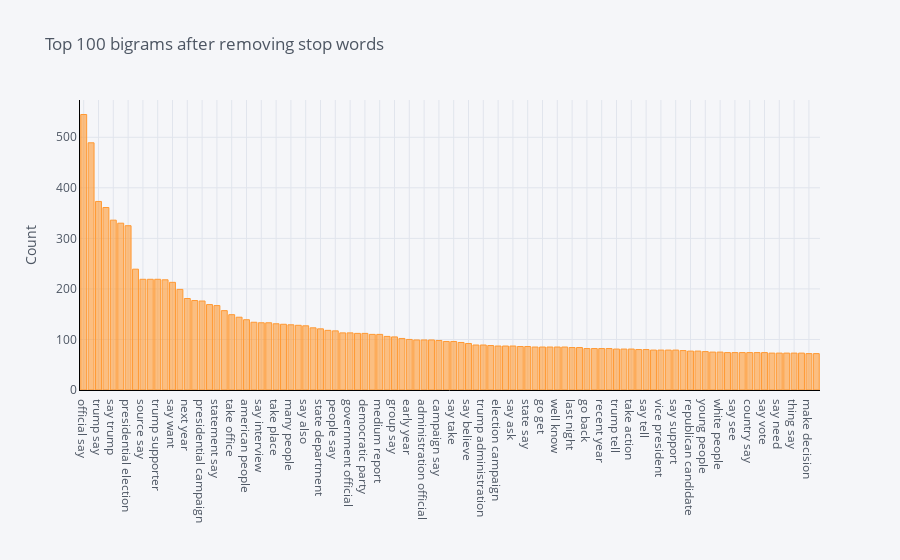

The code cell stored with this chart in its notebook:
### Code cell
plot_model(plot = 'bigram')

### Figure 1 — Plotly figure (JSON) as saved in the notebook; plotly's stock layout.template omitted (floating-point values rounded to 4 significant figures)
{"data": [{"marker": {"color": "rgba(255, 153, 51, 0.6)", "line": {"color": "rgba(255, 153, 51, 1.0)", "width": 1}}, "name": "count", "orientation": "v", "text": "", "type": "bar", "x": ["official say", "say statement", "trump say", "trump campaign", "say trump", "say say", "presidential election", "also say", "source say", "donald trump", "trump supporter", "spokesman say", "say want", "president trump", "next year", "first time", "presidential campaign", "federal government", "statement say", "secretary state", "take office", "say go", "american people", "trump make", "say interview", "say add", "take place", "say think", "many people", "next week", "say also", "police say", "state department", "make clear", "people say", "government say", "government official", "former president", "democratic party", "support trump", "medium report", "percent percent", "group say", "kill people", "early year", "report say", "administration official", "say people", "campaign say", "general election", "say take", "office say", "say believe", "trump also", "trump administration", "election trump", "election campaign", "say make", "say ask", "trump call", "state say", "trump take", "go get", "go say", "well know", "long time", "last night", "man woman", "go back", "say former", "recent year", "say government", "trump tell", "official tell", "take action", "last year", "say tell", "far right", "vice president", "president say", "say support", "call trump", "republican candidate", "president united_state", "young people", "trump tweet", "white people", "say plan", "say see", "trump tower", "country say", "win election", "say vote", "say hope", "say need", "political party", "thing say", "come back", "make decision", "say united_state"], "y": [545, 489, 373, 361, 336, 330, 325, 239, 219, 219, 219, 218, 213, 199, 181, 177, 176, 169, 167, 157, 149, 144, 139, 134, 133, 133, 131, 130, 129, 128, 127, 123, 121, 118, 117, 113, 113, 112, 112, 110, 110, 106, 105, 102, 100, 99, 99, 99, 98, 96, 96, 94, 92, 89, 89, 88, 87, 87, 87, 86, 86, 85, 85, 85, 85, 85, 84, 84, 82, 82, 82, 82, 81, 81, 81, 80, 80, 79, 79, 79, 79, 78, 77, 77, 76, 75, 75, 74, 74, 74, 74, 74, 74, 73, 73, 73, 73, 73, 72, 72]}], "layout": {"legend": {"bgcolor": "#F5F6F9", "font": {"color": "#4D5663"}}, "paper_bgcolor": "#F5F6F9", "plot_bgcolor": "#F5F6F9", "title": {"font": {"color": "#4D5663"}, "text": "Top 100 bigrams after removing stop words"}, "xaxis": {"gridcolor": "#E1E5ED", "linecolor": "black", "showgrid": true, "tickfont": {"color": "#4D5663"}, "title": {"font": {"color": "#4D5663"}, "text": ""}, "zerolinecolor": "#E1E5ED"}, "yaxis": {"gridcolor": "#E1E5ED", "linecolor": "black", "showgrid": true, "tickfont": {"color": "#4D5663"}, "title": {"font": {"color": "#4D5663"}, "text": "Count"}, "zerolinecolor": "#E1E5ED"}}}
